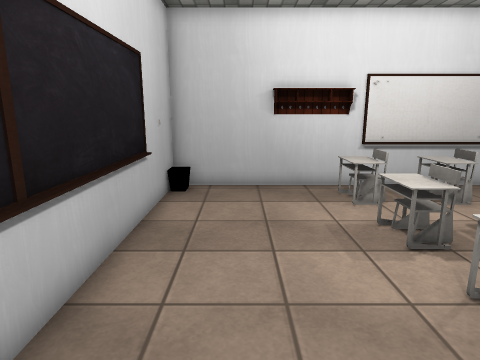
View 1 (above)

12 first-person views from a walk through a Unity game level. The camera is 1.5 m above the floor, tilts 12° down and sees 75° across. The floor is counted in squares, 0.5 m on a side. Each view is taken from the middle of a square. On the plan, view 1 faces up. The plan holds only what a view shows up to about 20 squares ahead; the rest is blank. The player is left out. Some surface patterns are stand-ins.

View 2
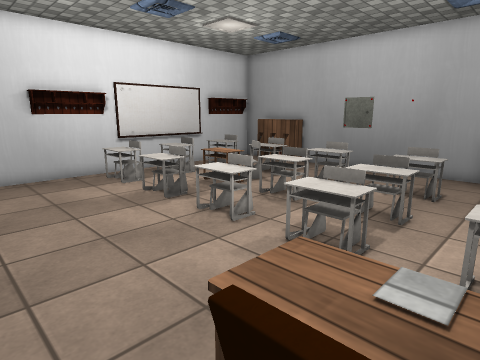

View 3
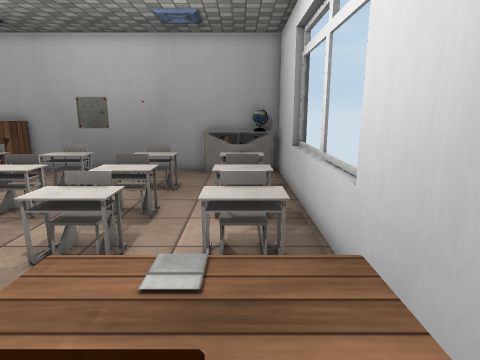

View 4
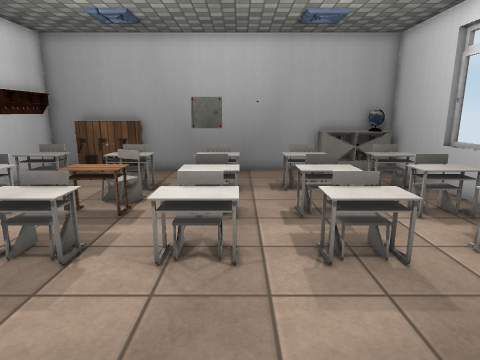

View 5
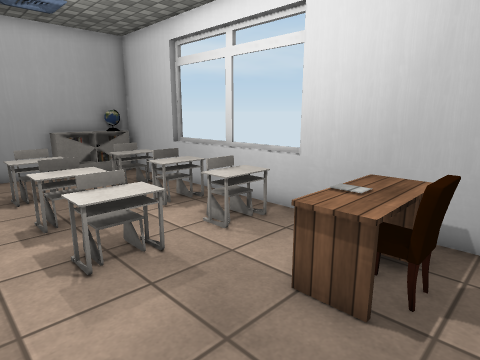

View 6
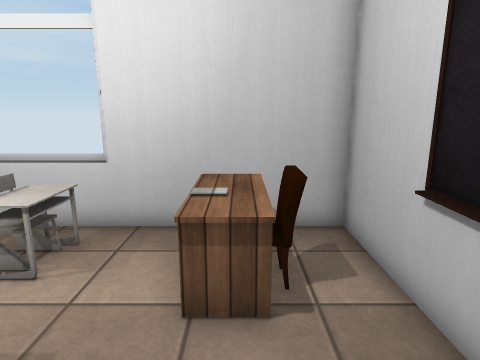

View 7
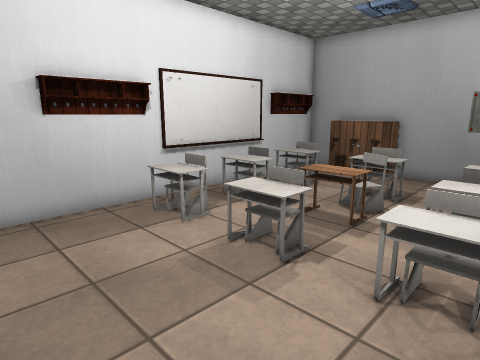

View 8
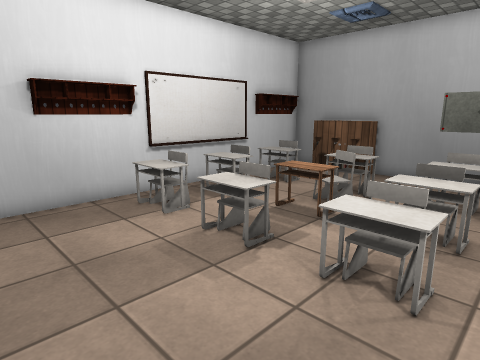

View 9
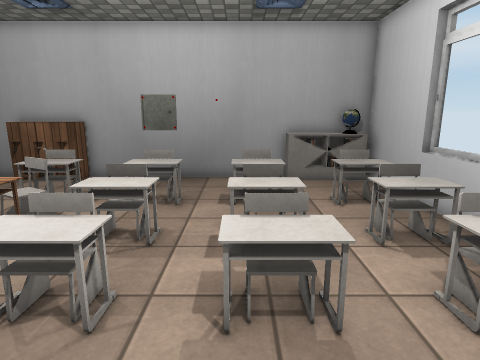

View 10
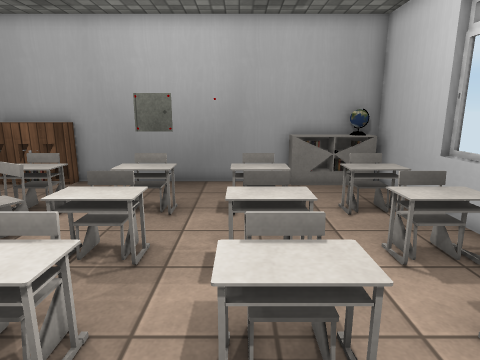

View 11
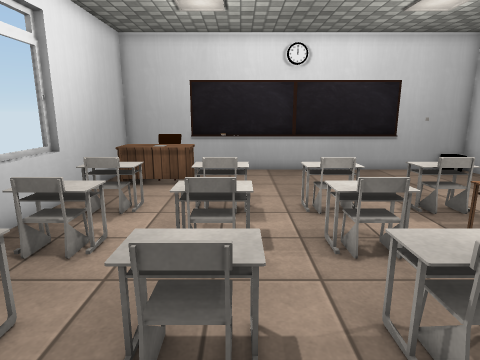

View 12
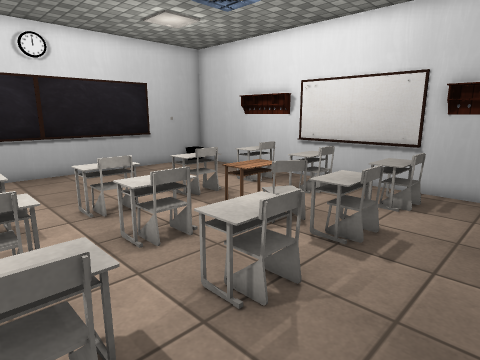

### Floor plan
Key: @ floor where view 1 was taken; # wall or solid block; . floor; = window, fence, low wall or low ledge; ^ raised ledge; S shelf; E desk; C chair; O other object.
Columns run from 3 left of view 1 to 15 right of it. Each row starts with its distance up from view 1.
 13 ###################
 12 #............==...#
 11 #......^^.^^.==..S#
 10 #......^=.^=.==..S#
  9 #................S#
  8 #......^^.EE.==..S#
  7 #......^^.EEO==...#
  6 #............#=...#
  5 #......^=.^..==...#
  4 #......^^.^^.==...#
  3 #......^=.^=.==...#
  2 #.................#
  1 #......^^.^^.OO...#
  0 #..@...^^.^^.OO...#
 -1 #..EE............O#
 -2 #.CEE..^=.^=.==..O#
 -3 #.CEE..^^.^^.==..O#
 -4 #..EE..^..^..==..##
 -5 #=====#==========##
 -6       #  === ###

Positions as (right, up) in squares from view 1, and headings:
1: (0, 0), facing up
2: (-2, -3), facing up-right
3: (-2, -3), facing right
4: (-2, 3), facing right
5: (-2, 3), facing down-right
6: (0, 3), facing down
7: (-1, 3), facing up-right
8: (-1, 2), facing up-right
9: (0, 1), facing right
10: (1, 1), facing right
11: (14, 1), facing left
12: (14, 0), facing up-left
